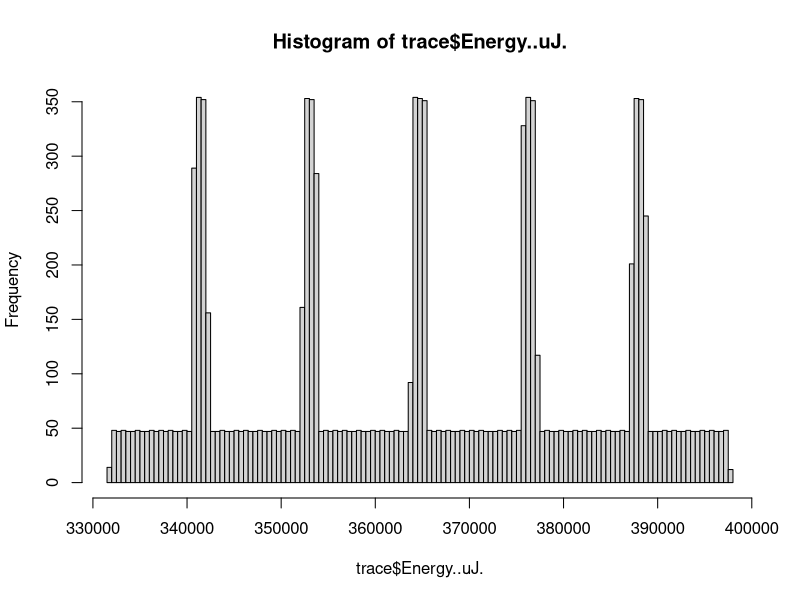
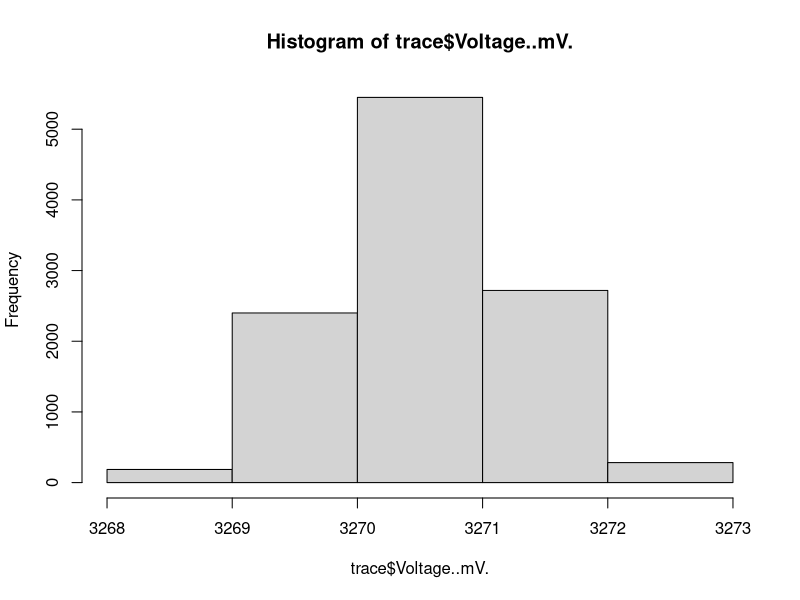
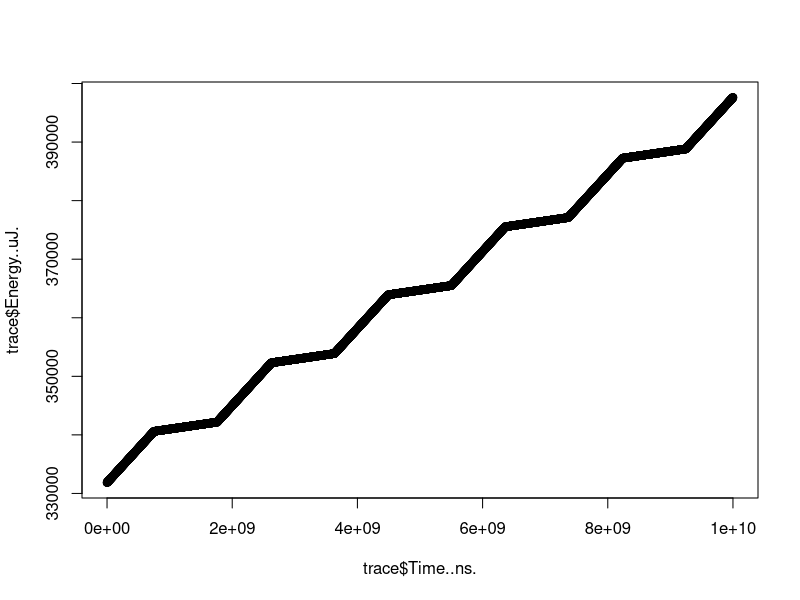

Write the R code that produced these figures, in order.
## ---- chunk 1
# setwd("experiments/checkpoint-ref/.energytrace")

trace <- read.csv("EnergyTrace_D_2021_02_20_134317.csv")
# https://e2e.ti.com/support/microcontrollers/msp430/f/166/t/229082?Energy-Per-CPU-cycle
# View(trace)

hist(x = trace$Energy..uJ., breaks = 200)
hist(x = trace$Voltage..mV., breaks = 5)
plot(trace$Time..ns., trace$Energy..uJ.)

set.seed(100)
v <- rnorm(100, mean = 1000000, sd = 1000)
View(v)
